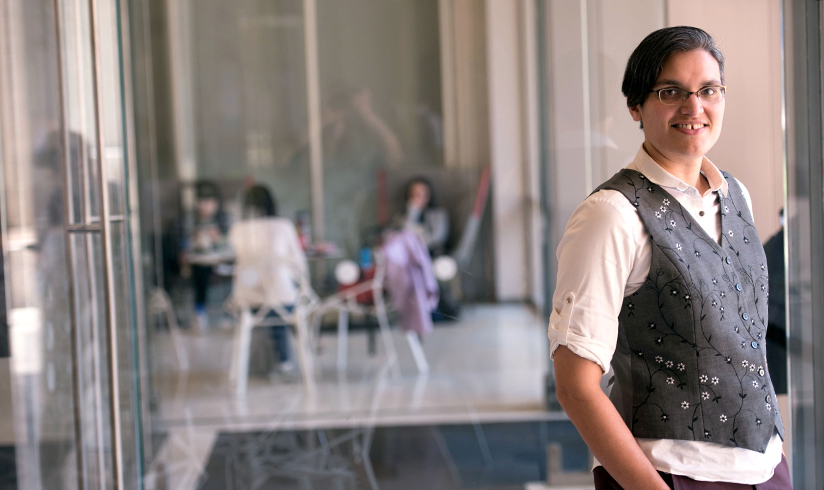
#> input picture abraham_sarah_0.jpg, 824 x 490 px, found by its file name
$ jupyter execute 'Final Project.ipynb'
#> lines starting #> are read from the running program, lines starting #| are printed output that depends on the picture
[cell 1]
import numpy as np
import cv2 # OpenCV

[cell 2]
img = cv2.imread("./abraham_sarah_0.jpg")
#> img is the input picture: shape (490, 824, 3); mean B, G, R 127.5, 128.9, 138
img = cv2.cvtColor(img, cv2.COLOR_BGR2GRAY)
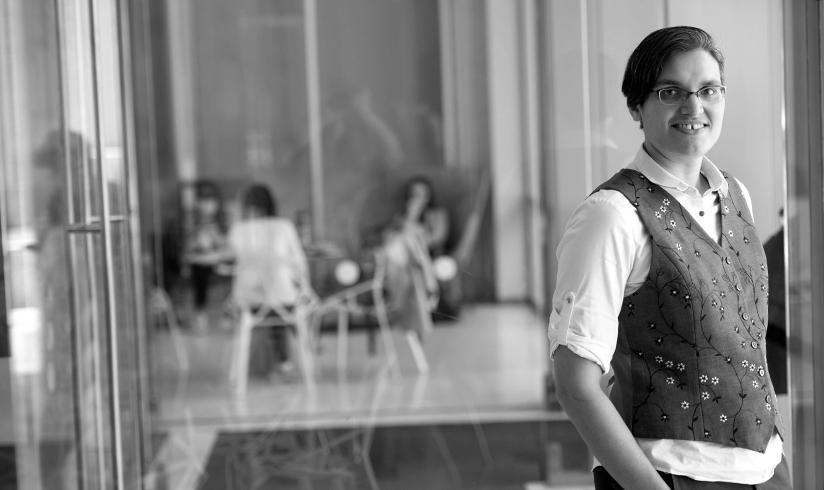
#> img: shape (490, 824); min 0, max 255, mean 131.5

cv2.imshow("image",img)
cv2.waitKey(0)
cv2.destroyAllWindows()

[cell 3]
# mouse callback function
def draw_circle(event,x,y,flags,param):
    if event == cv2.EVENT_LBUTTONDBLCLK:
        cv2.circle(img,(x,y),100,(255,0,0),-1)

# Create a black image, a window and bind the function to window
img2 = np.zeros((512,512,3), np.uint8)
cv2.namedWindow('image')
cv2.setMouseCallback('image',draw_circle)

while(1):
    cv2.imshow('image',img2)
    if cv2.waitKey(20) & 0xFF == 27:
#> (key Esc is pressed here)
        break
cv2.destroyAllWindows()


$ run again, with woman.jpg copied over abraham_sarah_0.jpg
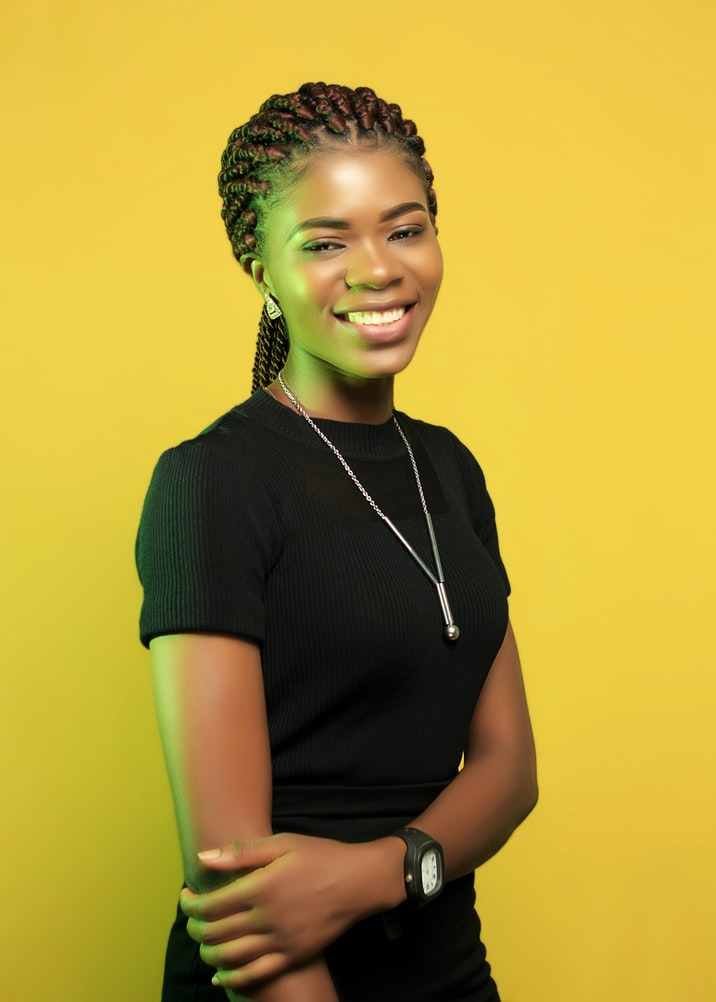
#> input picture woman.jpg, 716 x 1002 px, found by its file name
#> img is the input picture: shape (1002, 716, 3); mean B, G, R 56.7, 151.1, 175.4
#> `img = cv2.cvtColor(img, cv2.COLOR_BGR2GRAY)`:
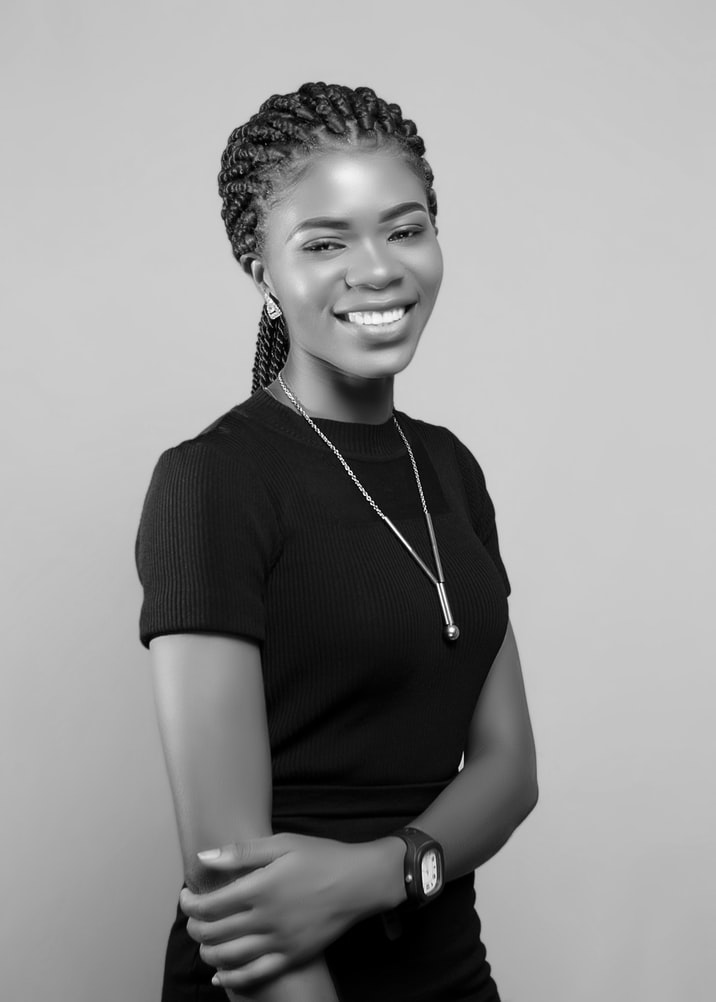
#> img: shape (1002, 716); min 0, max 253, mean 147.7
